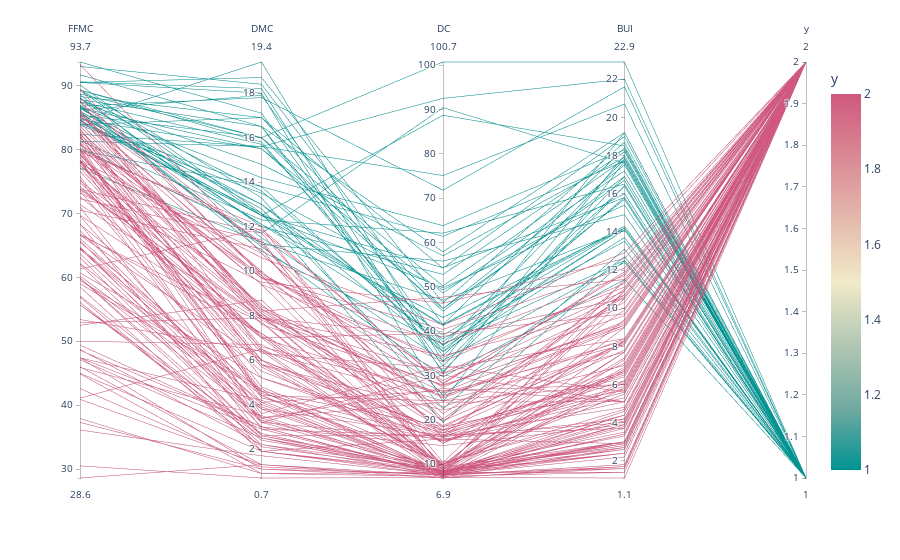

Notebook cell for this chart:
### Code cell
fig = px.parallel_coordinates(data2, color="y",
                              color_continuous_scale=px.colors.diverging.Tealrose,
                              color_continuous_midpoint=1.5)
fig.show()

### Figure 1 — Plotly figure (JSON) as saved in the notebook; plotly's stock layout.template omitted (floating-point values rounded to 4 significant figures; data arrays with more than 128 entries replaced by an {"elided": "..."} marker saying what was removed)
{"data": [{"dimensions": [{"label": "FFMC", "values": {"elided": "170 float values"}}, {"label": "DMC", "values": {"elided": "170 float values"}}, {"label": "DC", "values": {"elided": "170 float values"}}, {"label": "BUI", "values": {"elided": "170 float values"}}, {"label": "y", "values": {"elided": "170 int values"}}], "domain": {"x": [0, 1], "y": [0, 1]}, "line": {"color": {"elided": "170 int values"}, "coloraxis": "coloraxis"}, "name": "", "type": "parcoords"}], "layout": {"coloraxis": {"cmid": 1.5, "colorbar": {"title": {"text": "y"}}, "colorscale": [[0, "rgb(0, 147, 146)"], [0.1667, "rgb(114, 170, 161)"], [0.3333, "rgb(177, 199, 179)"], [0.5, "rgb(241, 234, 200)"], [0.6667, "rgb(229, 185, 173)"], [0.8333, "rgb(217, 137, 148)"], [1, "rgb(208, 88, 126)"]]}, "legend": {"tracegroupgap": 0}, "margin": {"t": 60}}}
